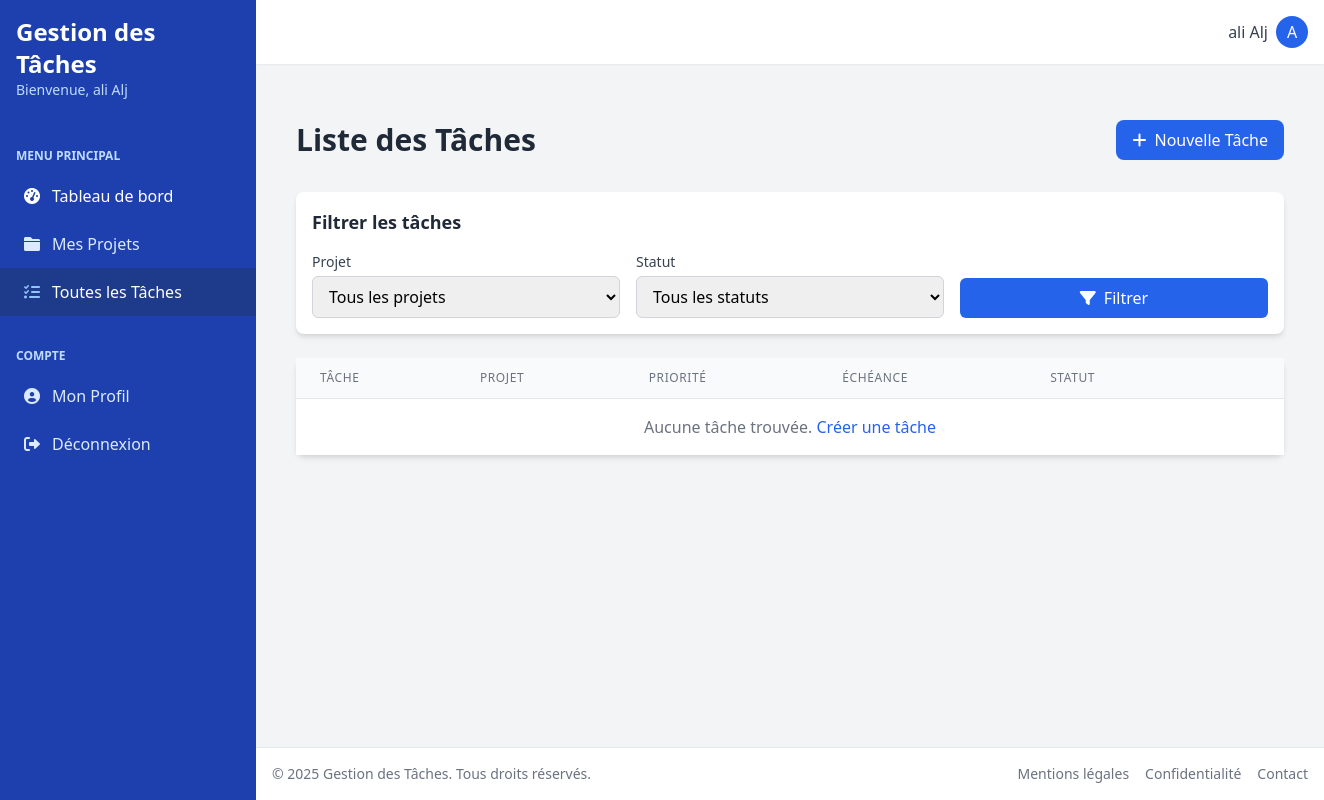
/taches/ (signed in), run on an earlier commit of the app's database.
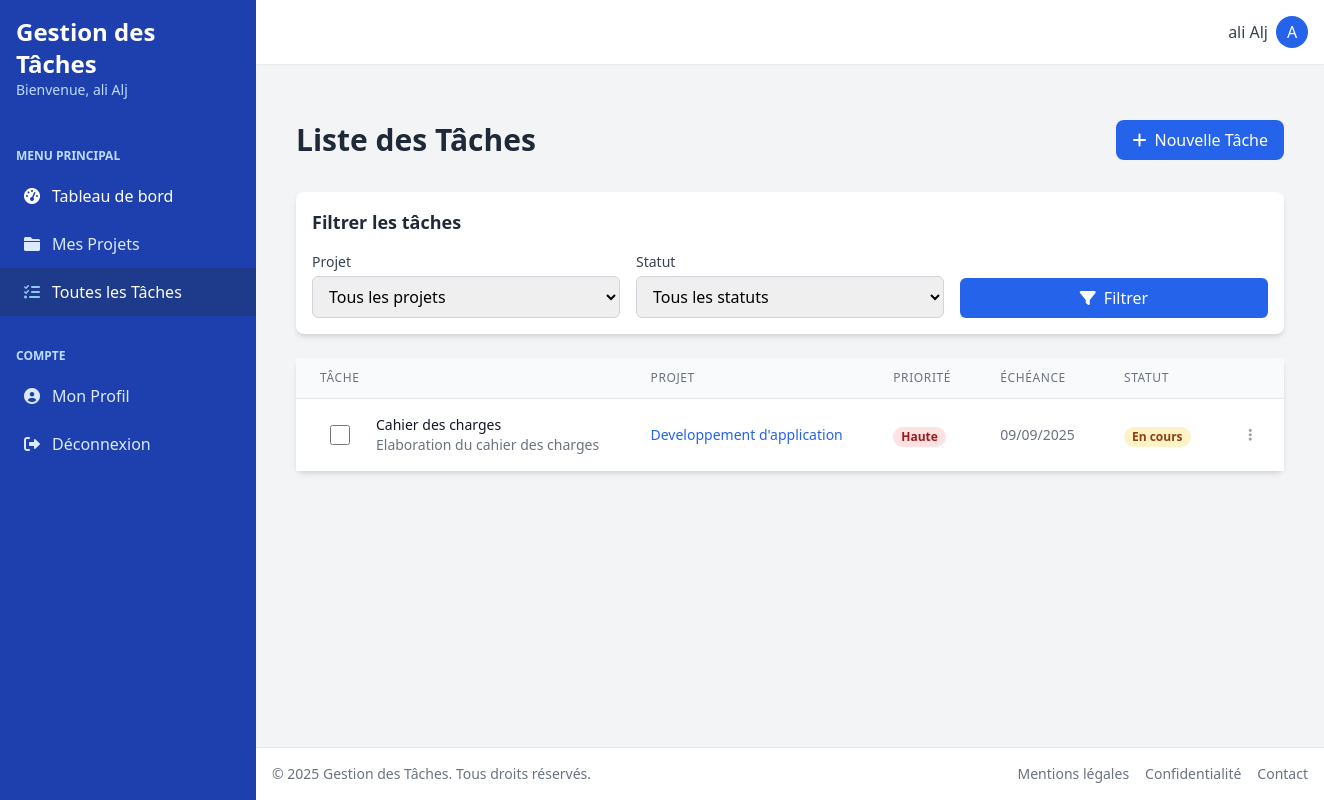
And on a later commit of the database.
### tasks/models.py (models this page shows, shortened)
class Tache(models.Model):
    class StatutTache(models.TextChoices):
        A_FAIRE = 'a_faire', _('À faire')
        EN_COURS = 'en_cours', _('En cours')
        TERMINEE = 'terminee', _('Terminée')
    class PrioriteTache(models.TextChoices):
        BASSE = 'basse', _('Basse')
        NORMALE = 'normale', _('Normale')
        HAUTE = 'haute', _('Haute')
    titre = models.CharField(_('titre'), max_length=200)
    description = models.TextField(_('description'), blank=True)
    statut = models.CharField(
        _('statut'),
        max_length=10,
        choices=StatutTache.choices,
        default=StatutTache.A_FAIRE
    )
    projet = models.ForeignKey(
        Projet,
        on_delete=models.CASCADE,
        related_name='taches',
        verbose_name=_('projet')
    )
    date_echeance = models.DateTimeField(_('date d\'échéance'), null=True, blank=True)
    priorite = models.CharField(
        _('priorité'),
        max_length=10,
        choices=PrioriteTache.choices,
        default=PrioriteTache.NORMALE
    )
    date_accomplissement = models.DateTimeField(_('date d\'accomplissement'), null=True, blank=True)
    date_creation = models.DateTimeField(_('date de création'), auto_now_add=True)
    date_mise_a_jour = models.DateTimeField(_('date de mise à jour'), auto_now=True)
    cree_par = models.ForeignKey(
        settings.AUTH_USER_MODEL,
        on_delete=models.SET_NULL,
        null=True,
        related_name='taches_crees',
        verbose_name=_('créé par')
    )
    assigne_a = models.ForeignKey(
        settings.AUTH_USER_MODEL,
        on_delete=models.SET_NULL,
        null=True,
        blank=True,
        related_name='taches_assignees',
        verbose_name=_('assigné à')
    )
    class Meta:
        verbose_name = _('tâche')
        verbose_name_plural = _('tâches')
        ordering = ['-date_creation']

### projects/models.py (models this page shows, shortened)
class Projet(models.Model):
    class StatutProjet(models.TextChoices):
        A_FAIRE = 'a_faire', _('À faire')
        EN_COURS = 'en_cours', _('En cours')
        TERMINE = 'termine', _('Terminé')
    titre = models.CharField(_('titre'), max_length=200)
    description = models.TextField(_('description'), blank=True)
    statut = models.CharField(
        _('statut'),
        max_length=10,
        choices=StatutProjet.choices,
        default=StatutProjet.A_FAIRE
    )
    proprietaire = models.ForeignKey(
        settings.AUTH_USER_MODEL,
        on_delete=models.CASCADE,
        related_name='projets',
        verbose_name=_('propriétaire')
    )
    date_creation = models.DateTimeField(_('date de création'), auto_now_add=True)
    date_mise_a_jour = models.DateTimeField(_('date de mise à jour'), auto_now=True)
    class Meta:
        verbose_name = _('projet')
        verbose_name_plural = _('projets')
        ordering = ['-date_creation']

### tasks/views.py (the view)
# urls.py: path('', views.liste_taches, name='liste'),
@login_required
def liste_taches(request):
    taches = Tache.objects.filter(
        projet__proprietaire=request.user
    ).select_related('projet').order_by('-date_creation')
    statut = request.GET.get('statut')
    if statut in dict(Tache.StatutTache.choices):
        taches = taches.filter(statut=statut)
    return render(request, 'tasks/liste.html', {
        'taches': taches,
        'statut_filtre': statut
    })

### rbac/context_processors.py (called while the page is built)
def user_permissions(request):
    if not hasattr(request, 'user') or not request.user.is_authenticated:
        return {}
    def has_perm(permission_codename):
        return user_has_permission(request.user, permission_codename)
    def has_role(role_name):
        return user_has_role(request.user, role_name)
    return {
        'has_perm': has_perm,
        'has_role': has_role,
        'is_admin': request.user.is_superuser or has_role('admin'),
    }

### templates/tasks/liste.html (shortened to what the changed rows need)
{% extends 'base.html' %}
{% load static %}
{% block content %}
<div class="container mx-auto px-4 py-8">
    <div class="flex justify-between items-center mb-8">
        <h1 class="text-3xl font-bold text-gray-800">Liste des Tâches</h1>
    </div>
    <div class="bg-white rounded-lg shadow-md p-4 mb-6">
        <h2 class="text-lg font-semibold text-gray-800 mb-4">Filtrer les tâches</h2>
    </div>
    <div class="bg-white rounded-lg shadow-md ">
        <div class="overflow-x-auto">
            <table class="min-w-full divide-y divide-gray-200">
                <thead class="bg-gray-50">
                    <tr>
                        <th scope="col" class="px-6 py-3 text-left text-xs font-medium text-gray-500 uppercase tracking-wider">
                            Tâche
                        </th>
                        <th scope="col" class="px-6 py-3 text-left text-xs font-medium text-gray-500 uppercase tracking-wider">
                            Projet
                        </th>
                        <th scope="col" class="px-6 py-3 text-left text-xs font-medium text-gray-500 uppercase tracking-wider">
                            Priorité
                        </th>
                        <th scope="col" class="px-6 py-3 text-left text-xs font-medium text-gray-500 uppercase tracking-wider">
                            Échéance
                        </th>
                        <th scope="col" class="px-6 py-3 text-left text-xs font-medium text-gray-500 uppercase tracking-wider">
                            Statut
                        </th>
                        <th scope="col" class="relative px-6 py-3">
                        </th>
                    </tr>
                </thead>
                <tbody class="bg-white divide-y divide-gray-200">
                    {% for tache in taches %}
                    <tr class="hover:bg-gray-50">
                        <td class="px-6 py-4 whitespace-nowrap">
                            <div class="flex items-center">
                                <div class="flex-shrink-0 h-10 w-10 flex items-center justify-center">
                                    <input type="checkbox"
                                           class="h-5 w-5 text-blue-600 rounded focus:ring-blue-500"
                                           hx-post="{% url 'tasks:changer_statut' tache.id tache.termine|yesno:'a_faire,terminee' %}"
                                           hx-trigger="change"
                                           hx-swap="none">
                                </div>
                                <div class="ml-4">
                                    <div class="text-sm font-medium text-gray-900">
                                        <a href="{% url 'tasks:detail' tache.id %}" class="hover:text-blue-600">
                                            {{ tache.titre }}
                                        </a>
                                    </div>
                                    <div class="text-sm text-gray-500">
                                        {{ tache.description|truncatechars:50|default:"Aucune description" }}
                                    </div>
                                </div>
                            </div>
                        </td>
                        <td class="px-6 py-4 whitespace-nowrap">
                            <div class="text-sm text-gray-900">
                                {% if tache.projet %}
                                    <a href="{% url 'projects:detail' tache.projet.id %}" class="text-blue-600 hover:underline">
                                        {{ tache.projet.titre }}
                                    </a>
                                {% else %}
                                    <span class="text-gray-500">Aucun projet</span>
                                {% endif %}
                            </div>
                        </td>
                        <td class="px-6 py-4 whitespace-nowrap">
                            {% if tache.priorite == 'basse' %}
                                <span class="px-2 inline-flex text-xs leading-5 font-semibold rounded-full bg-green-100 text-green-800">
                                    Basse
                                </span>
                            {% elif tache.priorite == 'moyenne' %}
                                <span class="px-2 inline-flex text-xs leading-5 font-semibold rounded-full bg-yellow-100 text-yellow-800">
                                    Moyenne
                                </span>
                            {% else %}
                                <span class="px-2 inline-flex text-xs leading-5 font-semibold rounded-full bg-red-100 text-red-800">
                                    Haute
                                </span>
                            {% endif %}
                        </td>
                        <td class="px-6 py-4 whitespace-nowrap text-sm text-gray-500">
                            {% if tache.date_echeance %}
                                {{ tache.date_echeance|date:"d/m/Y" }}
                            {% else %}
                                <span class="text-gray-400">Non définie</span>
                            {% endif %}
                        </td>
                        <td class="px-6 py-4 whitespace-nowrap">
                            {% if tache.termine %}
                                <span class="px-2 inline-flex text-xs leading-5 font-semibold rounded-full bg-green-100 text-green-800">
                                    Terminé
                                </span>
                            {% else %}
                                <span class="px-2 inline-flex text-xs leading-5 font-semibold rounded-full bg-yellow-100 text-yellow-800">
                                    En cours
                                </span>
                            {% endif %}
                        </td>
                        <td class="px-6 py-4 whitespace-nowrap text-right text-sm font-medium">
                            <div class="dropdown">
                                <button onclick="toggleDropdown('taskListActions-{{ tache.id }}', event)"
                                        class="dropdown-toggle text-gray-400 hover:text-gray-600">
                                    <i class="fas fa-ellipsis-v"></i>
                                </button>
                            </div>
                        </td>
                    </tr>
                    {% empty %}
                    <tr>
                        <td colspan="6" class="px-6 py-4 text-center text-gray-500">
                            Aucune tâche trouvée.
                            <a href="{% url 'tasks:creer' %}" class="text-blue-600 hover:underline">Créer une tâche</a>
                        </td>
                    </tr>
                    {% endfor %}
                </tbody>
            </table>
        </div>
    </div>
</div>
{% endblock %}

What changed in the data, as far as the page shows it:
added Tache: titre "Cahier des charges", description "Elaboration du cahier des charges", projet.titre "Developpement d'application", priorite "Haute", date_echeance "09/09/2025"
Also different on the page:
text no longer shown: "Aucune tâche trouvée. Créer une tâche"
